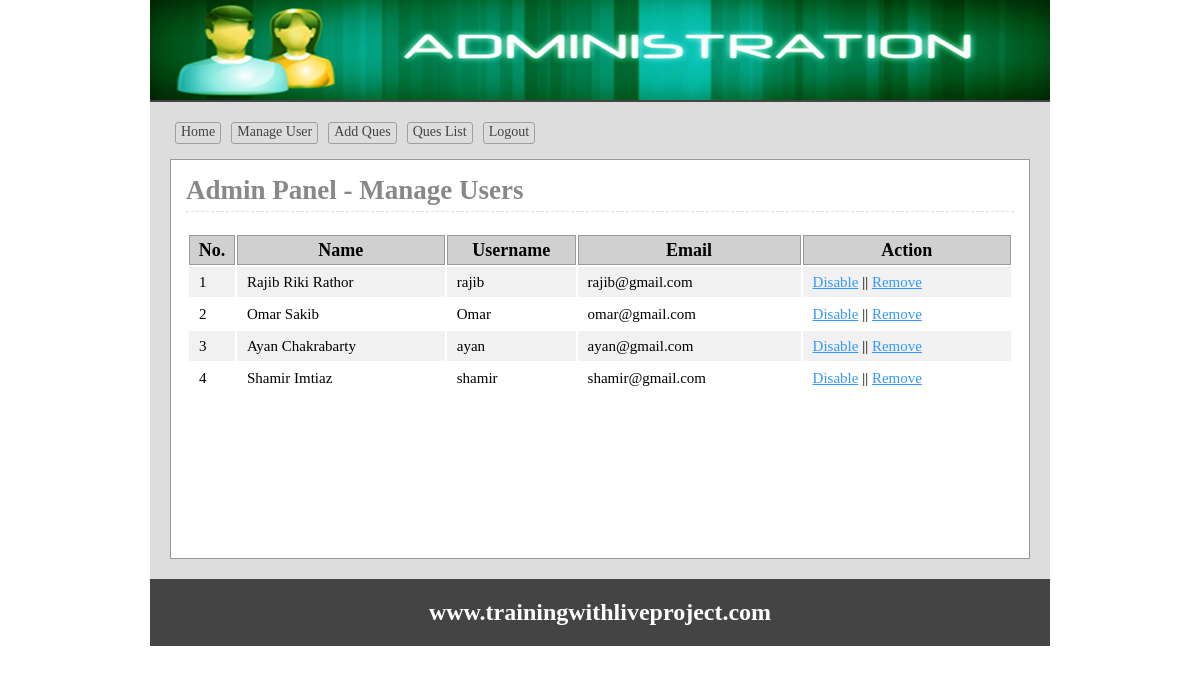
The app's page /admin/users.php (signed in) with its own data.
### tables this page shows
CREATE TABLE `tbl_user` (
  `userid` int(11) NOT NULL,
  `name` varchar(50) NOT NULL,
  `username` varchar(32) NOT NULL,
  `password` varchar(50) NOT NULL,
  `email` varchar(255) NOT NULL,
  `status` int(11) NOT NULL DEFAULT '0'
);

### lib/Database.php (called while the page is built, shortened)
<?php
	class Database{
		public $host = DB_HOST;
		public $user = DB_USER;
		public $pass = DB_PASS;
		public $dbname = DB_NAME;
		public $link;
		private function connectDb(){
			$this->link = new mysqli($this->host, $this->user, $this->pass, $this->dbname);
		}
		public function selectDb($query){
			$result = $this->link->query($query) or die($this->link->error.__LINE__);
			if($result->num_rows > 0){
				return $result;
			}else{
				return false;
			}
		}
	}
?>

### classes/user.php (called while the page is built, shortened)
<?php
	include '/../lib/Database.php';
	class User{
		private $db;
		function __construct(){
			$this->db = new Database();
		}
		public function getUserData(){
			$query = "SELECT * FROM tbl_user ORDER BY userid DESC";
			$result = $this->db->selectDb($query);
			return $result;
		}
	}
?>

### admin/users.php (the view, shortened to what this page needs)
<?php
	include '/inc/header.php';
	include '../classes/user.php';
	$usr = new User();
?>
<div class="main">
<h1>Admin Panel - Manage Users</h1>
	<div class="usermng">
		<table class="tblone">
			<tr>
				<th>No.</th>
				<th>Name</th>
				<th>Username</th>
				<th>Email</th>
				<th>Action</th>
			</tr>
	<?php
		$userdat = $usr->getUserData();
		if ($userdat) {
			$i =0;
			while ($value = $userdat->fetch_assoc()) {
				$i++;
	 ?>
			<tr>
				<td><?php
					if ($value['status'] == '1') {
						echo "<span class='error'>".$i."</span>";
					}else{
						echo $i;
					}
				 ?></td>
				<td><?php echo $value['name']; ?></td>
				<td><?php echo $value['username']; ?></td>
				<td><?php echo $value['email']; ?></td>
				<td>
				<?php if ($value['status'] == '0') { ?>
					<a onclick="return confirm('Are you sure to disable?')" href="?dsblid=<?php echo $value['userid']; ?>">Disable</a>
				<?php	}else{ ?>
					<a onclick="return confirm('Are you sure to enable?')" href="?enblid=<?php echo $value['userid']; ?>">Enable</a>
				<?php	} ?>
					 ||	<a onclick="return confirm('Are you sure to remove?')" href="?rmvid=<?php echo $value['userid']; ?>">Remove</a>
				</td>
			</tr>
	<?php } } ?>
		</table>
	</div>
</div>
<?php include 'inc/footer.php'; ?>

### admin/css/admin.css (style rules this page uses)
* { margin:0;padding:0;outline:none }
body { font-family:verdana }
.tblone { width:100%;border:1px solid #fff;margin:20px 0 }
.tblone td { font-size: 15px; padding: 5px 10px; }
table.tblone th { background-color: #d0d0d0; border: 1px solid #999; }
table.tblone tr:nth-child(2n+1) { background:#fff;height:30px; }
table.tblone tr:nth-child(2n) { background:#f1f1f1;height:30px; }
.tblone td a { color:#3399FF; }
.main { background: #fff none repeat scroll 0 0; border: 1px solid #999; margin-top: 10px; min-height: 368px; padding: 15px; width: 828px; }
.main h1 { border-bottom: 1px dashed #ddd; color: #888; margin: 0 0 5px; padding-bottom: 5px; }

### records on screen
tbl_user: name "Rajib Riki Rathor", username "rajib", email "rajib@gmail.com"
tbl_user: name "Omar Sakib", username "Omar", email "omar@gmail.com"
tbl_user: name "Ayan Chakrabarty", username "ayan", email "ayan@gmail.com"
tbl_user: name "Shamir Imtiaz", username "shamir", email "shamir@gmail.com"
